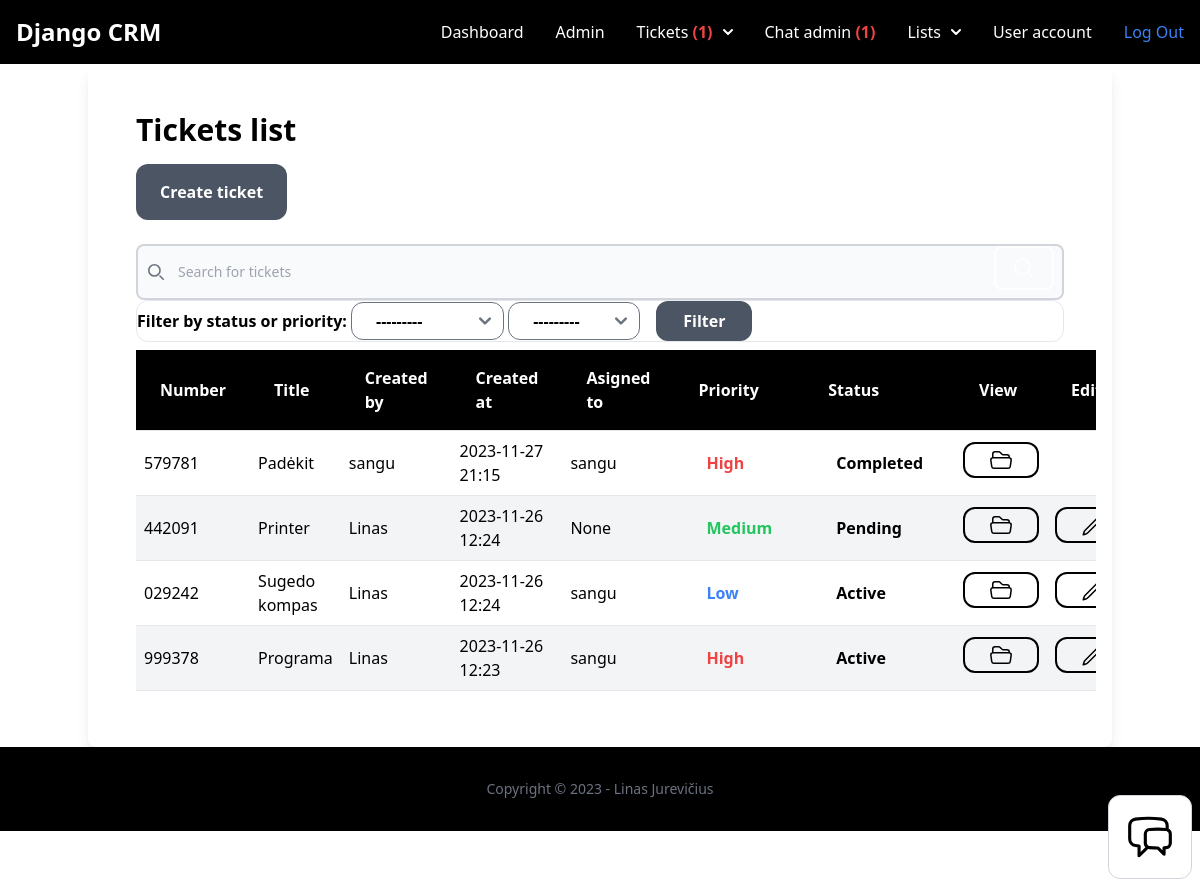
The page /dashboard/tickets/ (signed in) on the database its author committed.
### ticket/models.py (models this page shows, shortened)
class Ticket(models.Model):
    ACTIVE = 'active'
    COMPLETED = 'completed'
    PENDING = 'pending'
    CHOICES_STATUS = (
        (ACTIVE, 'Active'),
        (COMPLETED, 'Completed'),
        (PENDING, 'Pending'),
    )
    LOW = 'low'
    MEDIUM = 'medium'
    HIGH = 'high'
    CHOICES_PRIORITY = (
        (LOW, 'Low'),
        (MEDIUM, 'Medium'),
        (HIGH, 'High'),
    )
    ticket_number = models.CharField(max_length=15, unique=True)
    title = models.CharField(max_length=100)
    description = models.TextField(blank=True, null=True)
    created_by = models.ForeignKey(User, related_name='tickets', on_delete=models.CASCADE)
    created_at = models.DateTimeField(auto_now_add=True)
    modified_at = models.DateTimeField(auto_now=True)
    assign_to = models.ForeignKey(User, on_delete=models.DO_NOTHING, null=True, blank=True)
    is_resolved = models.BooleanField(default=False)
    accepted_at = models.DateTimeField(null=True, blank=True)
    closed_at = models.DateTimeField(null=True, blank=True)
    status = models.CharField(max_length=15, choices=CHOICES_STATUS, default=PENDING)
    priority = models.CharField(max_length=15, choices=CHOICES_PRIORITY, default=MEDIUM)
    solution = models.TextField(blank=True, null=True)
    class Meta:
        ordering = ['-created_at', 'priority', 'ticket_number']

### user/models.py (models this page shows)
class User(AbstractUser):
    phone = models.TextField(blank=True, null=True)
    is_customer = models.BooleanField(default=True)
    is_manager = models.BooleanField(default=False)

### ticket/views.py (the view)
# urls.py: path('', views.ticket_list, name='list'),
@login_required
def ticket_list(request):
    if request.user.is_manager:
        tickets = Ticket.objects.all()
        ticketFilter = TicketFilter(request.GET, queryset=Ticket.objects.all())
    else:
        tickets = Ticket.objects.filter(created_by=request.user)
        ticketFilter = TicketFilter(request.GET, queryset=Ticket.objects.filter(created_by=request.user))
    return render(request, 'ticket/tickets_list.html', {
        'tickets': tickets,
        'filter': ticketFilter,
    })

### chat/context_processors.py (called while the page is built)
def chat_waiting(request):
    waiting_chat = Room.objects.filter(status='waiting')
    return {'waiting_chat': waiting_chat}

### team/context_processors.py (called while the page is built)
def active_team(request):
    if request.user.is_authenticated:
        if request.user.userprofile.active_team:
            active_team = request.user.userprofile.active_team
        else:
            active_team = Team.objects.filter(created_by=request.user)[0]
    else:
        active_team = None
    return {'active_team': active_team}

### ticket/context_processors.py (called while the page is built)
def pending_tickets(request):
    pending_tickets = 0
    if request.user.is_authenticated:
        if request.user.is_manager:
            pending_tickets = Ticket.objects.filter(status='pending')
        else:
            pending_tickets = pending_tickets
    else:
        pending_tickets = pending_tickets
    return {'pending_tickets': pending_tickets}

def workspace_tickets(request):
    if request.user.is_authenticated:
        workspace_tickets = Ticket.objects.filter(assign_to=request.user, is_resolved=False)
    else:
        workspace_tickets = 0
    return {'workspace_tickets': workspace_tickets}

### ticket/templates/ticket/tickets_list.html (shortened to what this page needs)
{% extends 'app/base.html'  %}
{% block content %}
<div class="container mx-auto shadow-lg rounded-lg py-6 px-6">
    <div class="py-6 px-6">
        <h1 class="mb-4 font-semibold text-3xl">Tickets list</h1>
        <a href="{% url 'tickets:add' %}" class="inline-block py-4 px-6 text-center bg-gray-600 rounded-xl font-semibold text-white">Create ticket</a>
        <br>
        <br>
        {% if request.user.is_manager %}
        <form action="{% url 'tickets:search-results' %}" method="get">
            <div class="relative">
                <div class="absolute inset-y-0 start-0 flex items-center ps-3 pointer-events-none">
                </div>
                <input type="search" name="q" id="default-search" class="block w-full p-4 ps-10 text-sm text-gray-900 border-2 border-gray-300 rounded-lg bg-gray-50 focus:ring-blue-500 focus:border-blue-500 dark:bg-gray-700 dark:border-gray-600 dark:placeholder-gray-400 dark:text-white dark:focus:ring-blue-500 dark:focus:border-blue-500" placeholder="Search for tickets" required>
                <button type="submit" class="text-white border-2 border-white absolute end-2.5 bottom-2.5 font-medium rounded-lg text-sm px-4 py-2">
                    <svg xmlns="http://www.w3.org/2000/svg" fill="none" viewBox="0 0 24 24" stroke-width="1.5" stroke="currentColor" class="w-6 h-6">
                        <path stroke-linecap="round" stroke-linejoin="round" d="M21 21l-5.197-5.197m0 0A7.5 7.5 0 105.196 5.196a7.5 7.5 0 0010.607 10.607z" />
                    </svg>
                </button>
            </div>
        </form>
        {% endif %}
        <form method="GET" class="w-34 rounded-xl border font-semibold">
            {{ filter.form }}
            <button type="submit" class="ms-3 inline-block text-center w-24 py-2 px-4 bg-gray-600 rounded-xl font-semibold text-white">Filter</button>
        </form>
        {% if tickets %}
        <div class="flex flex-col">
            <div class="overflow-x-auto sm:-mx-6 lg:-mx-8">
                <div class="inline-block min-w-full py-2 sm:px-6 lg:px-8">
                    <div class="overflow-hidden">
                        <table class="table-auto text-left w-full sortable">
                            <thead class="border-b bg-black font-semibold text-white dark:border-neutral-500">
                                <tr>
                                    <th scope="col" class="px-6 py-4">Number</th>
                                    <th scope="col" class="px-6 py-4">Title</th>
                                    {% if request.user.is_manager %}
                                    <th scope="col" class="px-6 py-4">Created by</th>
                                    {% endif %}
                                    <th scope="col" class="px-6 py-4">Created at</th>
                                    <th scope="col" class="px-6 py-4">Asigned to</th>
                                    <th scope="col" class="px-6 py-4">Priority</th>
                                    <th scope="col" class="px-6 py-4">Status</th>
                                    <th scope="col" class="px-6 py-4">View</th>
                                    <th scope="col" class="px-6 py-4">Edit</th>
                                </tr>
                            </thead>
                            <tbody>
                                {% for ticket in filter.qs %}
                                <tr class="border-b dark:border-neutral-500 {% cycle 'bg-white' 'bg-gray-100' %}">
                                    <td class="py-2 px-2">{{ ticket.ticket_number }}</td>
                                    <td class="py-2 px-2">{{ ticket.title }}</td>
                                    {% if request.user.is_manager %}
                                    <td class="py-2 px-2">{{ ticket.created_by }}</td>
                                    {% endif %}
                                    <td class="py-2 px-2">{{ ticket.created_at|date:"Y-m-d H:i" }}</td>
                                    <td class="py-2 px-2">{{ ticket.assign_to }}</td>
                                    <td class="px-2">
                                        {% if ticket.priority == 'low' %}
                                        <span class="inline-block py-1 px-6 font-semibold text-blue-500 text-center">{{ ticket.get_priority_display }}</span>
                                        {% elif ticket.priority == 'medium' %}
                                        <span class="inline-block py-1 px-6 font-semibold text-green-500 text-center">{{ ticket.get_priority_display }}</span>
                                        {% elif ticket.priority == 'high' %}
                                        <span class="inline-block py-1 px-6 font-semibold text-red-500 text-center">{{ ticket.get_priority_display }}</span>
                                        {% endif %}
                                    </td>
                                    <td class="py-2 px-2">
                                        {% if ticket.status == 'active' %}
                                        <span class="inline-block py-1 px-6 font-semibold text-black text-center">{{ ticket.get_status_display }}</span>
                                        {% elif ticket.status == 'completed' %}
                                        <span class="inline-block py-1 px-6 font-semibold text-black text-center">{{ ticket.get_status_display }}</span>
                                        {% elif ticket.status == 'pending' %}
                                        <span class="inline-block py-1 px-6 font-semibold text-black text-center">{{ ticket.get_status_display }}</span>
                                        {% endif %}
                                    </td>
                                    <td class="py-2 px-2"><a href="{% url 'tickets:detail' ticket.id %}" class="inline-block border-2 border-black text-center py-1 px-6 rounded-xl font-semibold text-black">
                                    </a></td>
                                    <td class="py-2 px-2">
                                        {% if not ticket.is_resolved %}
                                        <a href="{% url 'tickets:edit' ticket.id %}" class="inline-block text-center border-2 border-black py-1 px-6 rounded-xl font-semibold text-black">
                                        </a>
                                        {% endif %}
                                    </td>
                                </tr>
                                {% endfor %}
                            </tbody>
                        </table>
                    </div>
                </div>
            </div>
        </div>
        {% else %}
        <p class="mt-6 px-2">There are no tickets in the database yet...</p>
        {% endif %}
    </div>
</div>
    {% endblock %}

### rows shown on the page
Ticket: ticket_number "579781", title "Padėkit", created_by "sangu", created_at "2023-11-27 21:15", assign_to "sangu", priority "High", status "Completed"
Ticket: ticket_number "442091", title "Printer", created_by "Linas", created_at "2023-11-26 12:24", assign_to "None", priority "Medium", status "Pending", is_resolved False (drawn)
Ticket: ticket_number "029242", title "Sugedo kompas", created_by "Linas", created_at "2023-11-26 12:24", assign_to "sangu", priority "Low", status "Active", is_resolved False (drawn)
Ticket: ticket_number "999378", title "Programa", created_by "Linas", created_at "2023-11-26 12:23", assign_to "sangu", priority "High", status "Active", is_resolved False (drawn)

### other values the page prints
{{ pending_tickets.count }} "1"
{{ waiting_chat.count }} "1"
